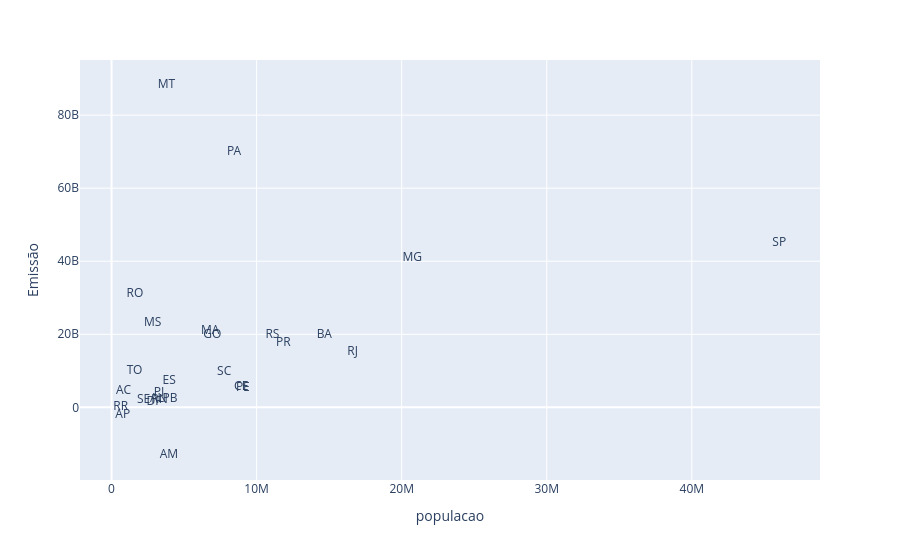

Notebook cell for this chart:
### Code cell
px.scatter(data_frame= dados_agrupados, 
            x='populacao',
            y='Emissão',
            text='Estado',
            opacity=0)

### Figure 1 — Plotly figure (JSON) as saved in the notebook; plotly's stock layout.template omitted (floating-point values rounded to 4 significant figures)
{"data": [{"hovertemplate": "populacao=%{x}<br>Emissão=%{y}<br>Estado=%{text}<extra></extra>", "legendgroup": "", "marker": {"color": "#636efa", "opacity": 0, "symbol": "circle"}, "mode": "markers+text", "name": "", "orientation": "v", "showlegend": false, "text": ["AC", "AL", "AM", "AP", "BA", "CE", "DF", "ES", "GO", "MA", "MG", "MS", "MT", "PA", "PB", "PE", "PI", "PR", "RJ", "RN", "RO", "RR", "RS", "SC", "SE", "SP", "TO"], "type": "scatter", "x": [829780, 3125254, 3952262, 774268, 14659023, 8936431, 2923369, 3975100, 6950976, 6800605, 20732660, 2833742, 3784239, 8442962, 4030961, 9051113, 3270174, 11835379, 16615526, 3303953, 1616379, 634805, 11088065, 7762154, 2211868, 46024937, 1584306], "xaxis": "x", "y": [4614000000.0, 2257000000.0, -13110000000.0, -2209000000.0, 19870000000.0, 5541000000.0, 1478000000.0, 7295000000.0, 19800000000.0, 20840000000.0, 40880000000.0, 23030000000.0, 88310000000.0, 69860000000.0, 2398000000.0, 5381000000.0, 4051000000.0, 17620000000.0, 15110000000.0, 2000000000.0, 30970000000.0, 1632000.0, 19850000000.0, 9734000000.0, 2023000000.0, 44970000000.0, 9877000000.0], "yaxis": "y"}], "layout": {"legend": {"tracegroupgap": 0}, "margin": {"t": 60}, "xaxis": {"anchor": "y", "domain": [0, 1], "title": {"text": "populacao"}}, "yaxis": {"anchor": "x", "domain": [0, 1], "title": {"text": "Emissão"}}}}
